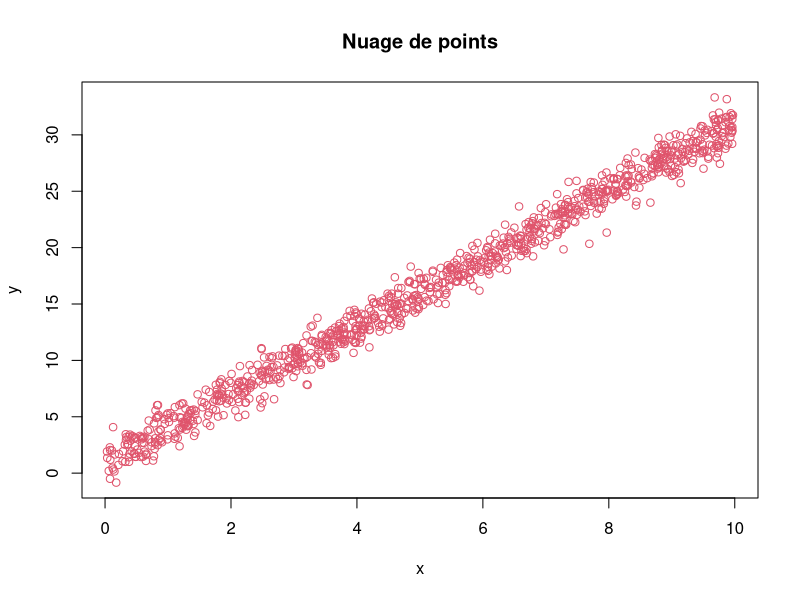
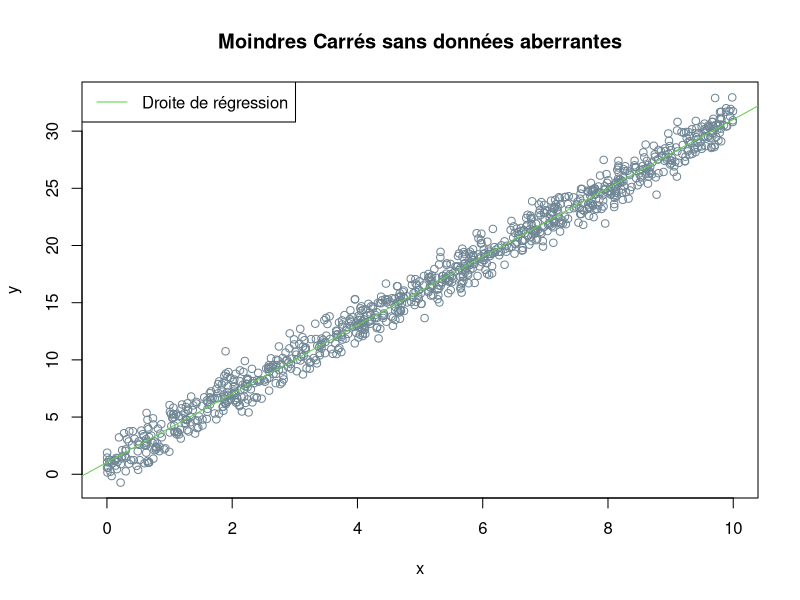
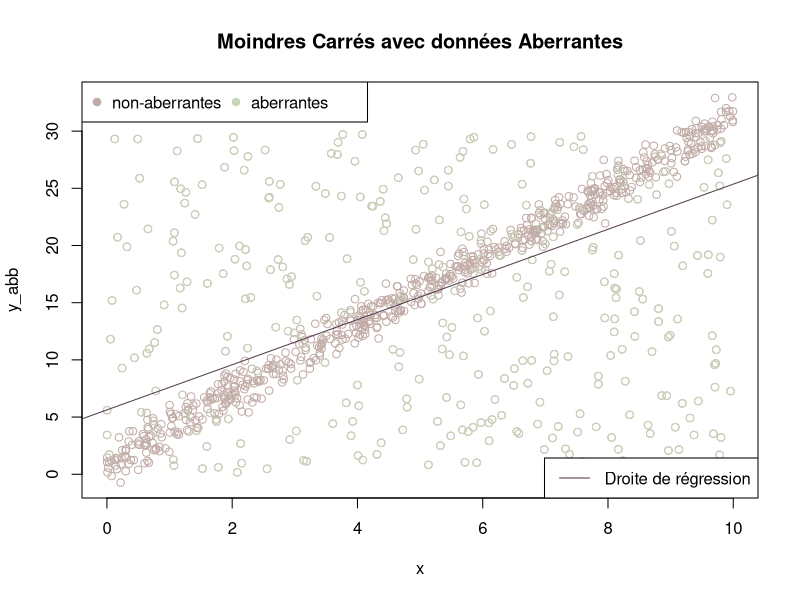
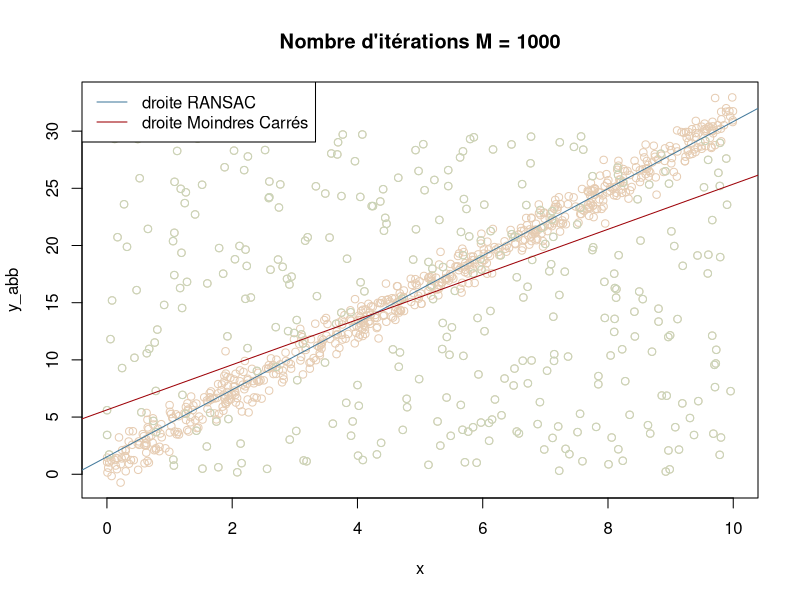
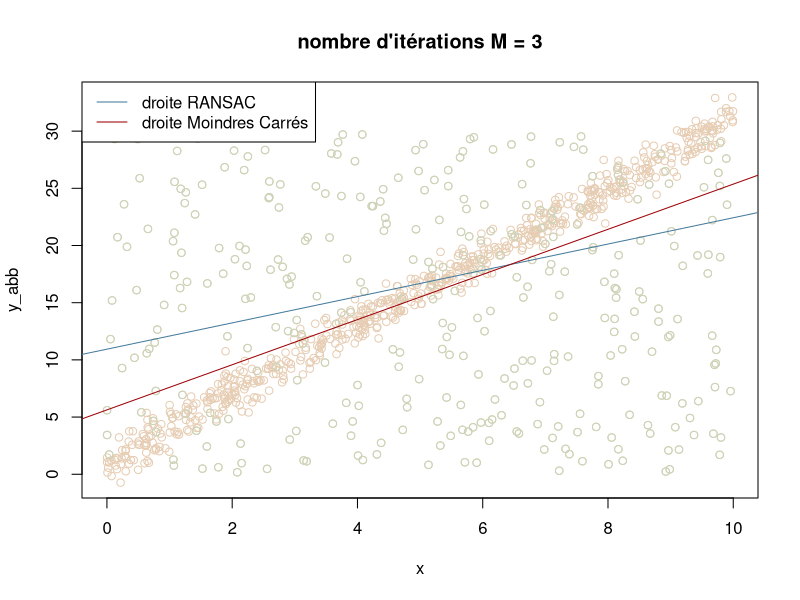
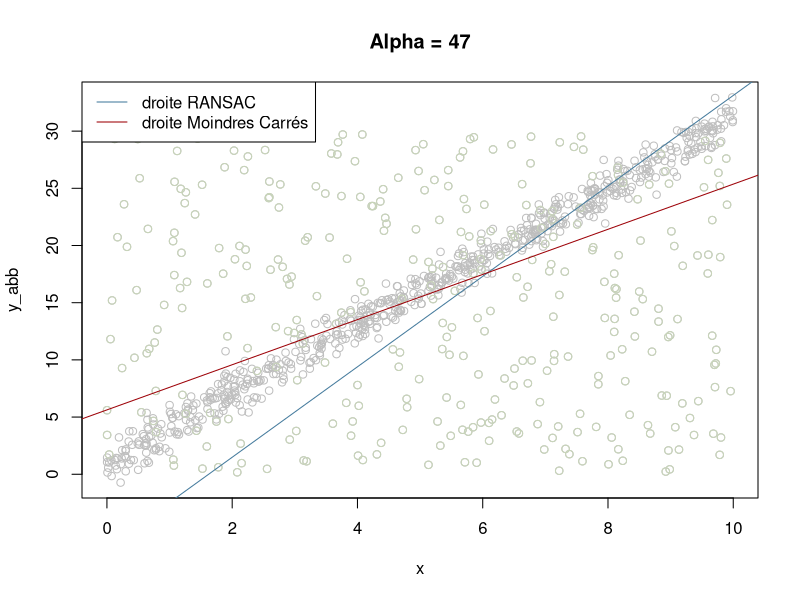
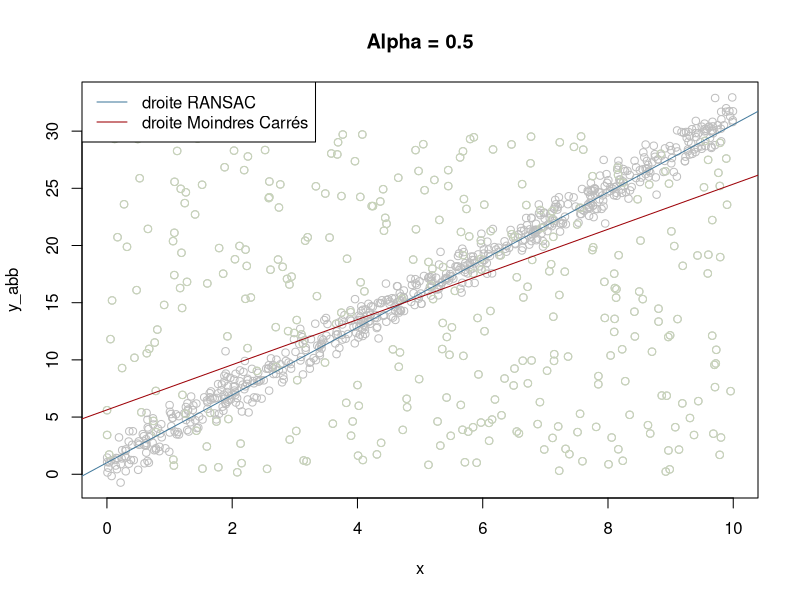
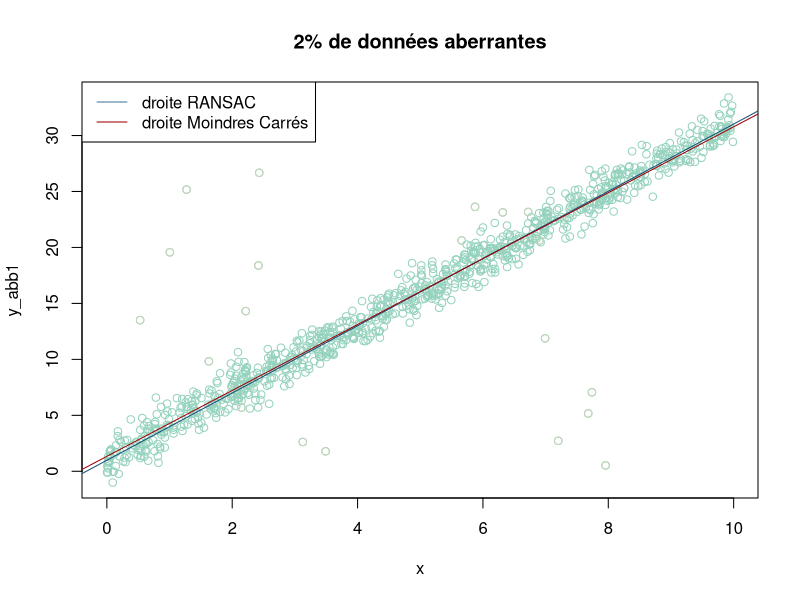

Here is the R script that generated these plots, in order:
## ---- chunk 1
# pour x
N <- 1000
x <- runif(N, 0, 10)

# pour y
a <- 3
b <- 1
eps <- rnorm(N, 0, 1)
y <- a*x + b + eps
## ---- chunk 2
plot(x, y, 
     main = "Nuage de points",
     col = 2)
## ---- chunk 3
moindrescarres <- function(x, y) {
  # vecteur x * y
  xy <- x*y
  
  # vecteur y * xbar ( avec xbar la moyenne empirique des xi)
  y_xbar <- (1/N)*sum(y)*sum(x)
  
  # vecteur x * xbar
  x_xbar <- (1/N)*sum(x)*sum(x)
  
  # c.f. formule de la question (3)
  a <- (sum(x*y) - y_xbar)/(sum(x*x) - x_xbar)
  
  b <- (1/N)*sum(y) - a*(1/N)*sum(x)
  
  return(list(a = a, b = b))
}
## ---- chunk 4
# De la question (1) :
# pour x
N <- 1000
x <- runif(N, 0, 10)

# pour y
a <- 3
b <- 1
eps <- rnorm(N, 0, 1)
y <- a*x + b + eps

# Moindres Carrés
a_1 <- moindrescarres(x, y)$a
b_1 <- moindrescarres(x, y)$b

# Nuage de points des données
plot(x, y, 
     main = "Moindres Carrés sans données aberrantes",
     col = '#6F8695')

# droite de régression
abline(b_1, a_1, 
       col = 3)
legend("topleft", 
       legend = "Droite de régression",
       col = 3,
       lty = 1)
## ---- chunk 5
# données aberrantes
z <- runif(N/3, 0, 30)  # ici N/3 = 333

# on enlève les 333 premiers réels du vecteur y
partie_y <- y[-(1:length(z))]

# et on rajoute au vecteur y les données abberantes
y_abb <- c(z, partie_y)

# coeff. des Moindres Carrés avec données aberrantes
a_mc <- moindrescarres(x, y_abb)$a
b_mc <- moindrescarres(x, y_abb)$b

# nuage de points des données
plot(x, y_abb, 
     main = "Moindres Carrés avec données Aberrantes",
     col = "#C1ABA6")

# représentation graphique des données aberrantes
points(x[c(1:length(z))], z, col = "#C8D5B9")
legend("topleft",
       legend = c("non-aberrantes", "aberrantes"),
       col = c("#C1ABA6", "#C8D5B9"),
       pch = 19,
       horiz = T)

# représentation graphique de la droite de régression
abline(b_mc, a_mc, 
       col = "#533B4D")
legend("bottomright", 
       legend = c("Droite de régression"),
       col = "#533B4D",
       lty = 1)
## ---- chunk 6
droite <- function(x1, y1, x2, y2) {
  # pente
  a <- (y2-y1)/(x2-x1)
  
  # intercept "y1 = a.x1 + b"
  b <- y1 - a*x1
  
  return(list(a = a, b = b))
}
## ---- chunk 7
ransac <- function(x, y, alpha, M, P) {
  
  # initialisation
  beta <- 0
  
  # vecteurs qui contiendront les coefficients ak, bk
  a <- c()
  b <- c()
  
  # ensemble Consensus (liste de taille M)
  C <- vector(mode = "list", length = M)
  
  # initialisation des vecteurs qui contiendrons les résultats souhaités
  Consensus <- c(NA)
  a_cons <- c(NA)
  b_cons <- c(NA) 
  
  for (k in 1:M) {
    # vecteurs aléatoires
    l_et_j <- sample(1:length(x), 2)
    l <- l_et_j[1]
    j <- l_et_j[2]
    
    xl <- x[l]
    yl <- y[l]
    
    xj <- x[j]
    yj <- y[j]
    
    # coefficients de la droite de régression
    coeff <- droite(xl, yl, xj, yj)
    a[k] <- coeff$a
    b[k] <- coeff$b
    
    # on remplit notre ensemble C
    Ck <- c()
    for (i in 1:length(x)) {
      if (abs(a[k]*x[i] + b[k] - y[i]) <= alpha) {
        Ck <- append(Ck, c(x[i], y[i]))
      }
    }
    C[k] <- list(Ck)
    
    # on regarde si Card(Ck) > max(P, beta)
    if (length(C[[k]]) > max(P, beta)) {
      Consensus <- C[[k]]
      beta <- length(C[[k]])
      a_cons <- a[k]
      b_cons <- b[k]
    }
  }
  return (list(Consensus = Consensus, a = a_cons, b = b_cons))
}

r <- ransac(x, y = y_abb, 1, 10^3, 100)

print("Les 20 premières valeurs du Consensus")
print(head(r$Consensus, 20))

# la liste contenant la pente et l'intercept
print(r[-1])

## ---- chunk 8
plot(x, y = y_abb, 
     main = "Nombre d'itérations M = 1000", 
     col = "#e6ccb2")
# représentation graphique des données aberrantes
points(x[c(1:length(z))], z, col = "#C8D5B9")

# droite de régression de l'algorithme RANSAC
abline(r$b, r$a,
       col = "#457b9d")

# droite de régression des moindres carrés
abline(b_mc, a_mc, 
       col = "#9d0208")

legend("topleft",
       legend = c("droite RANSAC", "droite Moindres Carrés"),
       col = c("#457b9d", "#9d0208"),
       lty = 1)
## ---- chunk 9
# --- Pour M petit (M = 3)
r_petit <- ransac(x, y = y_abb, 1, M = 3, 100)

plot(x, y_abb, 
     col = "#e6ccb2",
     main = "nombre d'itérations M = 3")
# représentation graphique des données aberrantes
points(x[c(1:length(z))], z, col = "#C8D5B9")

# droite de régression de l'algorithme RANSAC
abline(r_petit$b, r_petit$a,
       col = "#457b9d")

# droite de régression des moindres carrés
abline(b_mc, a_mc, 
       col = "#9d0208")

legend("topleft",
       legend = c("droite RANSAC", "droite Moindres Carrés"),
       col = c("#457b9d", "#9d0208"),
       lty = 1)
## ---- chunk 10
# --- Pour alpha grand
r_alpha <- ransac(x, y = y_abb, alpha = 47, 100,  100)

plot(x, y_abb, 
     col = "grey",
     main = "Alpha = 47")
# représentation graphique des données aberrantes
points(x[c(1:length(z))], z, col = "#C8D5B9")

# droite de régression de l'algorithme RANSAC
abline(r_alpha$b, r_alpha$a,
       col = "#457b9d")

# droite de régression des moindres carrés
abline(b_mc, a_mc, 
       col = "#9d0208")

legend("topleft",
       legend = c("droite RANSAC", "droite Moindres Carrés"),
       col = c("#457b9d", "#9d0208"),
       lty = 1)
## ---- chunk 11
# --- Pour alpha petit (alpha = 0.5)
r_alpha <- ransac(x, y = y_abb, alpha = 0.5, 100,  100)

plot(x, y_abb, 
     col = "grey",
     main = "Alpha = 0.5")
# représentation graphique des données aberrantes
points(x[c(1:length(z))], z, col = "#C8D5B9")

# droite de régression de l'algorithme RANSAC
abline(r_alpha$b, r_alpha$a,
       col = "#457b9d")

# droite de régression des moindres carrés
abline(b_mc, a_mc, 
       col = "#9d0208")

legend("topleft",
       legend = c("droite RANSAC", "droite Moindres Carrés"),
       col = c("#457b9d", "#9d0208"),
       lty = 1)
## ---- chunk 12
# données aberrantes P = 2%
x <- runif(1000, 0, 10)

# pour y
eps <- rnorm(N, 0, 1)
y <- 3*x + 1 + eps

# ----- Proportion 2% -----

abb1 <- runif(20, 0, 30)
y_abb1 <- y[-(1:20)]
y_abb1 <- c(abb1, y_abb1)

plot(x, y_abb1, 
     main = "2% de données aberrantes",
     col = "#94d2bd")
# représentation graphique des données aberrantes
points(x[c(1:length(abb1))], abb1, col = "#C8D5B9")

r_prop1 <- ransac(x, y = y_abb1, 1, 100, 100)
# droite de régression de l'algorithme RANSAC
abline(r_prop1$b, r_prop1$a,
       col = "#184e77")

# droite de régression des moindres carrés
abline(moindrescarres(x, y_abb1)$b, moindrescarres(x, y_abb1)$a, 
       col = "#9d0208")

legend("topleft",
       legend = c("droite RANSAC", "droite Moindres Carrés"),
       col = c("#457b9d", "#9d0208"),
       lty = 1)

# ----- Proportion 63% -----

abb2 <- runif(630, 0, 30)
y_abb2 <- y[-(1:630)]
y_abb2 <- c(abb2, y_abb2)

plot(x, y_abb2, 
     main = "63% de données aberrantes",
     col = "#94d2bd")
# représentation graphique des données aberrantes
points(x[c(1:length(abb2))], abb2, col = "#C8D5B9")

r_prop2 <- ransac(x, y = y_abb2, 1, 100, 100)
# droite de régression de l'algorithme RANSAC
abline(r_prop2$b, r_prop2$a,
       col = "#184e77")

# droite de régression des moindres carrés
abline(moindrescarres(x, y_abb2)$b, moindrescarres(x, y_abb2)$a, 
       col = "#9d0208")

legend("topleft",
       legend = c("droite RANSAC", "droite Moindres Carrés"),
       col = c("#457b9d", "#9d0208"),
       lty = 1)
## ---- chunk 13
u <- cbind(1 + rnorm(500), 5 + rnorm(500))
v <- cbind(4 + rnorm(500), 1 + rnorm(500))
w <- cbind(4 + rnorm(500), 7 + rnorm(500))
P <- rbind(u, v, w)
plot(P, 
     xlab = "axe des abscisses (P[, 1])",
     ylab = "axe des ordonnées (P[, 2])")
## ---- chunk 14
kmeans <- function(P, K) {
  
  # Étape 1. Initialisation
  mu <- vector(mode = "list", length = K)
  s <- sample(1:nrow(P), K)
  
  for(index in 1:K) {
    mu[[index]] <- P[s[index], ]
  }
  
  count <- 0
  
  # Tant que les K clusters sont différents des K anciens clusters
  while (count != K) {
    # Initialisation des Groupes Gi
    cluster <- vector(mode = "list", length = K)
    
    # Étape 2. Mesurer la distance
    # pour chaque point i on mesure la distance entre ce point et mu[[k]]
    for (i in 1:nrow(P)) {
      distance <- c()
      for (k in 1:K) {
        norme <-(P[i, 1] - mu[[k]][1])^2 + (P[i, 2] - mu[[k]][2])^2
        distance <- c(distance, norme)
      }
      
      # Étape 3. Ajouter les points dans le groupe
      # on s'interesse à la distance la plus petite entre chaque point i et mu[[k]]
      # pour cela on enregistre la postion du min. 
      # EX. si la position vaut 1 alors le point i de P appartiendra au Groupe G1
      pos_min_distance <- which(distance == min(distance))
      
      cluster[[pos_min_distance]] <- rbind(cluster[[pos_min_distance]], P[i, ])
    }
    
    # on crée old_mu qui contiendra l'ancienne liste des moyennes des cluster 
    # dans les prochaines itérations.
    old_mu <- mu
    
    # on initialise une variable qui va compter le nombre de fois quand l'ancien
    # cluster sera égale au nouveau.
    count <- 0
    for (j in 1:K) {
      # Étape 4. Calculs des moyennes
      # On calcule la moyenne pour chaque groupe Gi (chaque groupe de cluster)
      
      # on calcule la moyenne pour les x et les y de chaque Gi (cluster)
      x_mean <- mean(cluster[[j]][, 1])
      y_mean <- mean(cluster[[j]][, 2])
      
      # mise à jour de mu (moyenne des Gi)
      mu[[j]] <- c(x_mean, y_mean)
      
      # on teste si l'ancienne moyenne est égale à la nouvelle moyenne
      # si c'est le cas on a forcément les même groupes Gi, on arrêtra aiinsi 
      # l'algorithme.
      if (mu[[j]][1] == old_mu[[j]][1] & mu[[j]][2] == old_mu[[j]][2])
        count <- count + 1
    }
    
    # Étape 5.
    # On répète les même étapes mais avec la moyenne des cluster et non pas avec 
    # les mu[[k]] qu'on avait choisit aléatoirement.
    
    # Étape 6.
    # On s'arrête lorsque les groupes cluster (Gi) restent inchangés.
    # donc quand les moyennes restent inchangés 
    # donc lorsque la variable count vaudra K.
    
    # On initialise une variable count qui va nous indiquer si la moyenne de 
    # l'ancienne Gi est égale à la moyenne de la nouvelle Gi.
    # Si c'est le cas on incrémente count, donc une fois qu'on a count = K alors
    # c.à.d que pour toutes les nouvelles moyennes de Gi pour i allant de 1 à K 
    # sont égales aux anciennes moyenne. Donc tout les nouveaux Gi sont égales 
    # aux anciens Gi. Fin de L'algorithme.
    
  }
  return(cluster)
}
## ---- chunk 15
K = 3
kmoyennes <- kmeans(P, K)
plot(P)

for (k in 1:K) {
  points(kmoyennes[[k]][, 1], kmoyennes[[k]][, 2], col = k+1, pch = k)
}
## ---- chunk 16
plot(P)
for (k in 1:K) {
  points(kmoyennes[[k]][, 1], kmoyennes[[k]][, 2], col = k+1)
}
